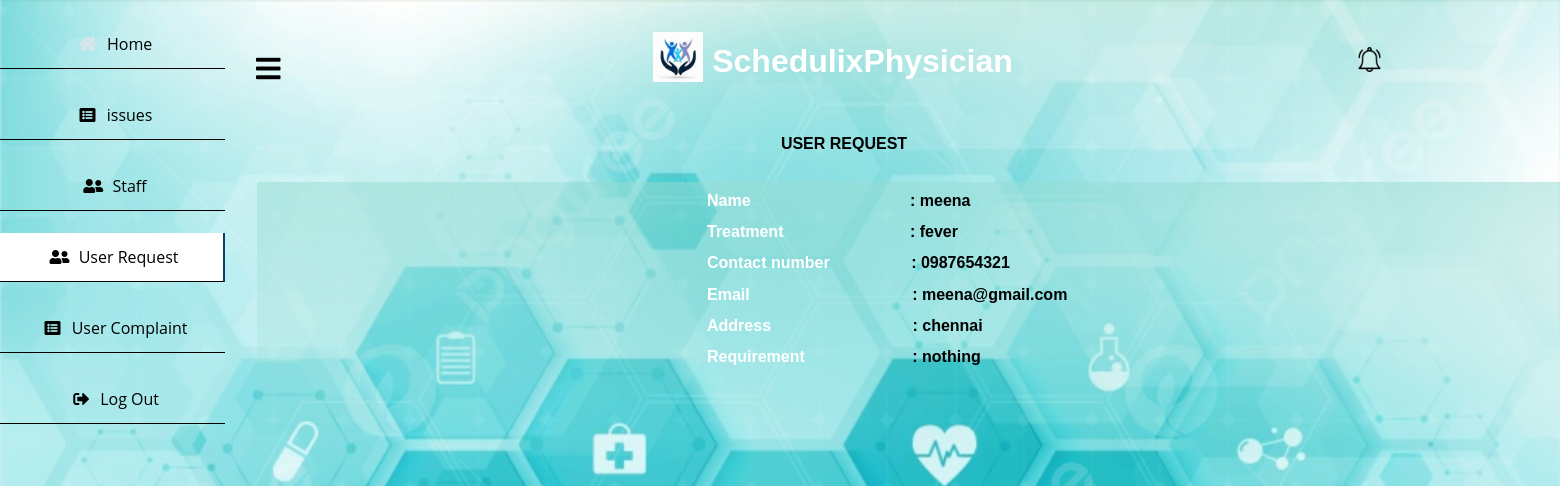
/Srequest.php, run on the app's committed database.
### tables this page shows
CREATE TABLE `request` (
  `id` int(50) NOT NULL,
  `Name` varchar(50) NOT NULL,
  `Treatment` varchar(50) NOT NULL,
  `Contact` varchar(50) NOT NULL,
  `Email` varchar(50) NOT NULL,
  `Address` varchar(50) NOT NULL,
  `Requirement` varchar(50) NOT NULL
);

### Srequest.php (the view, shortened to what this page needs)
<!DOCTYPE html>
<html>
<head>
    <link rel="stylesheet" href="https://use.fontawesome.com/releases/v5.6.3/css/all.css">
</head>
<body style="background-image: url('dbimage-2.jpg'); background-size: cover; width:100%; height:100%;">
    <header>
    <div class="wrapper">
     <div class="section">
         <div class="top_navbar">
             <div class="hamburger">
                 <a href="#">
                     <i class="fas fa-bars"></i>
                 </a>
             </div>
         </div>
     </div>
     <div class="sidebar">
         <ul>
         <li>
                <a href="Afetch.php">
                    <span class="icon"><i class="fas fa-home"></i></span>
                    <span class="item">Home</span>
                </a>
            </li>
            <li>
                <a href="Raiseissue.php" >
                    <span class="icon"><i class='fa fa-list-alt'style='color: black'></i></span>
                    <span class="item">issues</span>
                </a>
            </li>
            <li>
                <a href="Astaff.php">
                    <span class="icon"><i class="fas fa-user-friends"style='color: black'></i></span>
                    <span class="item">Staff  </span>
                </a>
            </li>
            <li>
                <a href="Srequest.php"class="active">
                    <span class="icon"><i class="fas fa-user-friends"style='color: black'></i></span>
                    <span class="item">User Request </span>
                </a>
            </li>
            <li>
                <a href="Cfetch.php">
                    <span class="icon"><i class='fa fa-list-alt' style='color: black'></i></span>
                    <span class="item"> User Complaint</span>
                </a>
            </li>
            <li>
                   <a href="logout.php">
                       <span class="icon"><i class='fas fa-sign-out-alt'style='color: black'></i></span>
                       <span class="item">Log Out</span>
                   </a>
               </li>
         </ul>
     </div>
 </div>
 <h1 class="logo" style="margin-right:-475px; margin-bottom:25px;"><img src="logo2.jpeg" width="50" height="50" style="    margin-bottom: -10px;"> SchedulixPhysician   <a href="notification.php" ><img style="margin-left:335px;" src="N-1.png" width="25" height="25"></a></h1>
    </header><BR>
    <h1 style="text-align:center;font-size:16px; padding-left: 128px;">USER REQUEST</h1>
<br />
<center>
<?php
        $db_host = 'localhost';
        $db_user = 'root';
        $db_pass = '';
        $db_name = 'nurturecare';
        $conn = new mysqli($db_host, $db_user, $db_pass, $db_name);
        $sql = "SELECT * FROM request";
        $result = $conn->query($sql);
        if ($result->num_rows > 0) {
            while ($row = $result->fetch_assoc()) {
                $Name = $row['Name'];
                $Treatment = $row['Treatment'];
                $Contact = $row['Contact'];
                $Email = $row['Email'];
                $Address = $row['Address'];
                $Requirement = $row['Requirement'];
                echo '<div class="row det" style="width:800px;">';
               echo '<div class="column" >';
                    echo '<h2>Name  <span class="Name" style="    color: black;
                    padding-left: 191px">: '. $Name.'</span></h2>';
               echo '<h2>Treatment <span class="exp">: '. $Treatment.'</span></h2>';
          echo '<h2>Contact number <span class="staff">: '.$Contact.'</span> </h2>';
                   echo '<h2>Email <span class="tname">: '.$Email.'</span></h2>';
                 echo '<h2>Address <span class="contact">: '.$Address.'</span> </h2>';
             echo '<h2>Requirement <span class="address">: '.$Requirement.'</span></h2>';
               echo '</div>';
               echo '</div>';
               echo '</div><br><br>';
            }
        } else {
            echo 'No images found in the table.';
        }
        ?>
</center>
</body>
</html>

### Srequest.php (style rules this page uses)
* { box-sizing: border-box; }
body { overflow-x: hidden; font-family: "Segoe UI", Tahoma, Geneva, Verdana, sans-serif; }
.column { float: left; width: 113%; height: 100%; padding: 10px; margin-right: 10px; color: black; }
div.column { background-image: linear-gradient(to top, rgba(255,0,0,0), #97dcd3 190%); width: 100em; margin-left: 149px; padding-left: 450px; height: 277px; }
.row:after { content: ""; display: table; clear: both; }
header { color: white; padding: 10px; text-align: center; }
div.column { outline-color: #97dcd3; background-image: linear-gradient(to top, rgba(255,0,0,0), #97dcd3 190%); width: 100em; margin-left: -123px; padding-left: 450px; }
span.Name { margin-left: -36px; color: black; }
span.tname { margin-left: 158px; color: black; }
span.exp { margin-left: 122px; color: black; }
span.staff { margin-left: 77px; color: black; }
span.contact { margin-left: 137px; color: black; }
span.address { margin-left: 103px; color: black; }
h2 { text-align: start; color: white; font-size:16px; }
body { overflow-x: hidden; font-family: Arial, sans-serif; margin: 0; padding: 0; background-color: #f5f5f5; }
header { color: white; padding: 1px; text-align: center; }
.hamburger { font-size: 20px; cursor: pointer; }
ul { list-style: none; padding: 0; }
li { display: inline; margin-right: 20px; }
a { text-decoration: none; color: black; }
h2 { margin-top: 0; }
.wrapper { list-style: none; text-decoration: none; margin: 0; padding: 0; box-sizing: border-box; font-family: 'Open Sans', sans-serif; }
body { background: #f5f6fa; }
.wrapper .sidebar { position: fixed; top: 0; left: 0; width: 225px; height: 100%; padding: 4px 0; transition: all 0.5s ease; }
.wrapper .sidebar ul li a { display: block; padding: 13px 30px; border-bottom: 1px solid black; color:black; font-size: 16px; position: relative; }
.wrapper .sidebar ul li a .icon { color: #dee4ec; width: 30px; display: inline-block; }
.wrapper .sidebar ul li a:hover, .wrapper .sidebar ul li a.active { color: black; background:white; border-right: 2px solid rgb(5, 68, 104); }
.wrapper .sidebar ul li a:hover .icon, .wrapper .sidebar ul li a.active .icon { color: #0c7db1; }
.wrapper .sidebar ul li a:hover:before, .wrapper .sidebar ul li a.active:before { display: block; }
.wrapper .section { width: calc(100% - 225px); margin-left: 225px; transition: all 0.5s ease; }
.wrapper .section .top_navbar { height: 10px; display: flex; align-items: center; padding: 0 30px; }
.wrapper .section .top_navbar .hamburger a { font-size: 28px; color: black; }
.hamburger { margin-bottom: -123px; font-size: 20px; cursor: pointer; }

### data on the page
request: Name "meena", Treatment "fever", Contact "0987654321", Email "meena@gmail.com", Address "chennai", Requirement "nothing"
